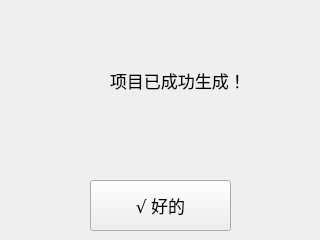
<?xml version="1.0" encoding="UTF-8"?>
<ui version="4.0">
 <class>GenFinishDialog</class>
 <widget class="QWidget" name="GenFinishDialog">
  <property name="geometry">
   <rect>
    <x>0</x>
    <y>0</y>
    <width>320</width>
    <height>240</height>
   </rect>
  </property>
  <property name="windowTitle">
   <string>Form</string>
  </property>
  <widget class="QPushButton" name="pushButton">
   <property name="geometry">
    <rect>
     <x>90</x>
     <y>180</y>
     <width>141</width>
     <height>51</height>
    </rect>
   </property>
   <property name="font">
    <font>
     <family>Arial Unicode MS</family>
     <pointsize>13</pointsize>
    </font>
   </property>
   <property name="text">
    <string>√ 好的</string>
   </property>
  </widget>
  <widget class="QLabel" name="label">
   <property name="geometry">
    <rect>
     <x>110</x>
     <y>10</y>
     <width>201</width>
     <height>141</height>
    </rect>
   </property>
   <property name="font">
    <font>
     <family>Arial Unicode MS</family>
     <pointsize>13</pointsize>
    </font>
   </property>
   <property name="text">
    <string>项目已成功生成！</string>
   </property>
   <property name="wordWrap">
    <bool>true</bool>
   </property>
  </widget>
  <widget class="QWidget" name="widget" native="true">
   <property name="geometry">
    <rect>
     <x>10</x>
     <y>40</y>
     <width>71</width>
     <height>71</height>
    </rect>
   </property>
   <property name="styleSheet">
    <string notr="true">border-image: url(:/info.png);</string>
   </property>
  </widget>
 </widget>
 <resources/>
 <connections>
  <connection>
   <sender>pushButton</sender>
   <signal>clicked()</signal>
   <receiver>GenFinishDialog</receiver>
   <slot>close()</slot>
   <hints>
    <hint type="sourcelabel">
     <x>160</x>
     <y>205</y>
    </hint>
    <hint type="destinationlabel">
     <x>159</x>
     <y>119</y>
    </hint>
   </hints>
  </connection>
 </connections>
</ui>
